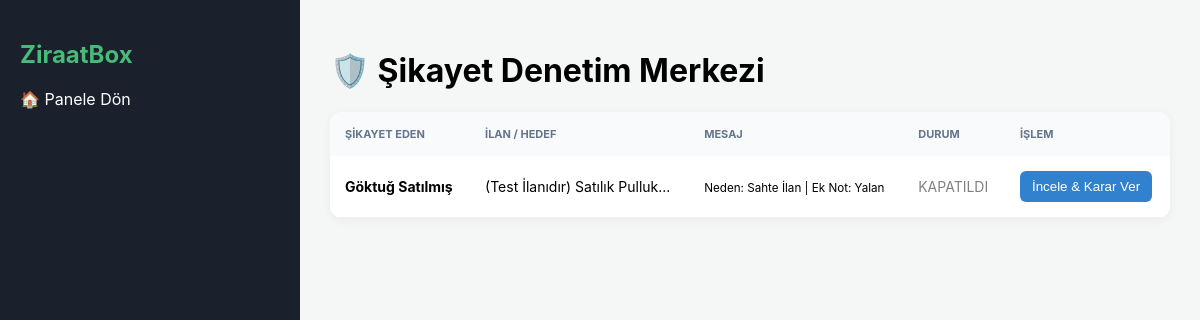
Screenshot of /public_html/yonetim/sikayetler.php (signed in) with the database file from the repository.
### tables this page shows
CREATE TABLE `sikayetler` (
  `id` bigint(20) unsigned NOT NULL AUTO_INCREMENT,
  `ilan_id` bigint(20) unsigned DEFAULT NULL,
  `sikayetci_id` int(10) unsigned NOT NULL,
  `hedef_uye_id` int(10) unsigned DEFAULT NULL,
  `mesaj` text NOT NULL,
  `durum` enum('beklemede','inceleniyor','kapatildi') DEFAULT 'beklemede',
  `created_at` timestamp NULL DEFAULT current_timestamp(),
  `sonuc_mesaji` text DEFAULT NULL,
  PRIMARY KEY (`id`)
);

CREATE TABLE `uyeler` (
  `id` int(10) unsigned NOT NULL AUTO_INCREMENT,
  `kullanici_adi` varchar(50) NOT NULL,
  `email` varchar(120) NOT NULL,
  `sifre` varchar(255) DEFAULT NULL,
  `yetki` enum('uye','admin') DEFAULT 'uye',
  `isim_gizle` tinyint(1) DEFAULT 0,
  `ad_soyad` varchar(100) DEFAULT NULL,
  `telefon` varchar(20) DEFAULT NULL,
  `il` varchar(50) DEFAULT NULL,
  `ilce` varchar(50) DEFAULT NULL,
  `profil_foto` varchar(255) DEFAULT NULL,
  `puan` decimal(3,1) DEFAULT 5.0,
  `durum` enum('aktif','pasif','banli') DEFAULT 'aktif',
  `created_at` timestamp NULL DEFAULT current_timestamp(),
  `son_giris` datetime DEFAULT NULL,
  `google_id` varchar(255) DEFAULT NULL,
  PRIMARY KEY (`id`),
  UNIQUE KEY `email` (`email`),
  UNIQUE KEY `kullanici_adi` (`kullanici_adi`)
);

CREATE TABLE `ilanlar` (
  `id` bigint(20) unsigned NOT NULL AUTO_INCREMENT,
  `ilan_no` bigint(20) unsigned DEFAULT NULL,
  `uye_id` int(10) unsigned NOT NULL,
  `kategori_id` int(10) unsigned NOT NULL,
  `satici_tipi` enum('Uretici','Bayi','Fabrika','Toptanci') NOT NULL DEFAULT 'Uretici',
  `baslik` varchar(255) NOT NULL,
  `slug` varchar(300) NOT NULL,
  `aciklama` mediumtext NOT NULL,
  `fiyat` decimal(12,2) NOT NULL,
  `il` varchar(60) NOT NULL,
  `ilce` varchar(80) NOT NULL,
  `mahalle` varchar(120) DEFAULT NULL,
  `durum` enum('beklemede','aktif','pasif') DEFAULT 'beklemede',
  `kayit_ip` varchar(45) DEFAULT NULL,
  `bitis_tarihi` datetime DEFAULT NULL,
  `created_at` timestamp NULL DEFAULT current_timestamp(),
  `updated_at` timestamp NULL DEFAULT current_timestamp() ON UPDATE current_timestamp(),
  `iletisim_tercihi` enum('hepsi','sadece_telefon','sadece_mesaj') NOT NULL DEFAULT 'hepsi',
  `isim_gizle` tinyint(1) NOT NULL DEFAULT 0,
  `goruntulenme_sayisi` int(11) DEFAULT 0,
  `begeni_sayisi` int(11) DEFAULT 0,
  `ip_adresi` varchar(45) DEFAULT NULL,
  `user_agent` text DEFAULT NULL,
  PRIMARY KEY (`id`),
  UNIQUE KEY `slug` (`slug`),
  UNIQUE KEY `ilan_no` (`ilan_no`),
  KEY `idx_durum_kategori` (`durum`,`kategori_id`),
  KEY `idx_uye_id` (`uye_id`),
  KEY `idx_konum` (`il`,`ilce`)
);

### public_html/yonetim/sikayetler.php (the view, shortened to what this page needs)
<?php
require_once "../sistem/ayar.php";
$sql = "SELECT s.*, u.ad_soyad as sikayetci, u.id as sikayetci_id,
               i.baslik, i.fiyat, i.aciklama, i.uye_id as ilan_sahibi_id, i.durum as ilan_durumu,
               (SELECT dosya_adi FROM ilan_resimleri WHERE ilan_id = i.id ORDER BY ana_resim DESC LIMIT 1) as kapak
        FROM sikayetler s
        JOIN uyeler u ON s.sikayetci_id = u.id
        LEFT JOIN ilanlar i ON s.ilan_id = i.id
        ORDER BY s.id DESC";
$sikayetler = $db->query($sql)->fetchAll();
?>
<!DOCTYPE html>
<html lang="tr">
<head>
</head>
<body>
<div class="sidebar">
    <h2 style="color:#48bb78;">ZiraatBox</h2>
    <a href="index.php" style="color:#fff; text-decoration:none;">🏠 Panele Dön</a>
</div>
<div class="content">
    <h1>🛡️ Şikayet Denetim Merkezi</h1>
    <div class="card">
        <table>
            <thead>
                <tr>
                    <th>Şikayet Eden</th>
                    <th>İlan / Hedef</th>
                    <th>Mesaj</th>
                    <th>Durum</th>
                    <th>İşlem</th>
                </tr>
            </thead>
            <tbody>
                <?php foreach($sikayetler as $s): ?>
                <tr>
                    <td><b><?php echo $s['sikayetci']; ?></b></td>
                    <td><?php echo mb_substr($s['baslik'], 0, 30); ?>...</td>
                    <td><small><?php echo $s['mesaj']; ?></small></td>
                    <td><span style="color:<?php echo $s['durum'] == 'beklemede' ? 'orange' : 'gray'; ?>"><?php echo strtoupper($s['durum']); ?></span></td>
                    <td>
                        <button onclick='denetle(<?php echo json_encode($s); ?>)' style="background:var(--z-blue); color:#fff; border:none; padding:8px 12px; border-radius:6px; cursor:pointer;">İncele & Karar Ver</button>
                    </td>
                </tr>
                <?php endforeach; ?>
            </tbody>
        </table>
    </div>
</div>
</body>
</html>

### public_html/yonetim/sikayetler.php (style rules this page uses)
:root { --z-red: #e53e3e; --z-orange: #ed8936; --z-blue: #3182ce; --z-green: #38a169; }
body { font-family: 'Inter', sans-serif; background: #f4f7f6; display:flex; margin:0; }
.sidebar { width: 260px; background: #1a202c; color: #fff; min-height: 100vh; padding: 20px; }
.content { flex: 1; padding: 30px; }
.card { background: #fff; border-radius: 12px; box-shadow: 0 2px 10px rgba(0,0,0,0.05); overflow: hidden; }
table { width: 100%; border-collapse: collapse; }
th { text-align: left; padding: 15px; background: #f8fafc; color: #64748b; font-size: 11px; text-transform: uppercase; }
td { padding: 15px; border-bottom: 1px solid #edf2f7; font-size: 14px; }

### rows the page displays
sikayetler: uyeler.ad_soyad "Göktuğ Satılmış", ilanlar.baslik "(Test İlanıdır) Satılık Pulluk", mesaj "Neden: Sahte İlan | Ek Not: Yalan", durum "KAPATILDI"
